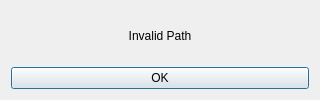
<?xml version="1.0" encoding="UTF-8"?>
<ui version="4.0">
 <class>dialog_invalid_path</class>
 <widget class="QDialog" name="dialog_invalid_path">
  <property name="geometry">
   <rect>
    <x>0</x>
    <y>0</y>
    <width>320</width>
    <height>100</height>
   </rect>
  </property>
  <property name="windowTitle">
   <string>Dialog</string>
  </property>
  <layout class="QVBoxLayout" name="verticalLayout">
   <item>
    <widget class="QLabel" name="label_text_invalid_path">
     <property name="text">
      <string>Invalid Path</string>
     </property>
     <property name="alignment">
      <set>Qt::AlignCenter</set>
     </property>
    </widget>
   </item>
   <item>
    <widget class="QPushButton" name="button_invalid_path_ok">
     <property name="text">
      <string>OK</string>
     </property>
    </widget>
   </item>
  </layout>
 </widget>
 <resources/>
 <connections>
  <connection>
   <sender>button_invalid_path_ok</sender>
   <signal>clicked()</signal>
   <receiver>dialog_invalid_path</receiver>
   <slot>accept()</slot>
   <hints>
    <hint type="sourcelabel">
     <x>159</x>
     <y>78</y>
    </hint>
    <hint type="destinationlabel">
     <x>159</x>
     <y>49</y>
    </hint>
   </hints>
  </connection>
 </connections>
</ui>
